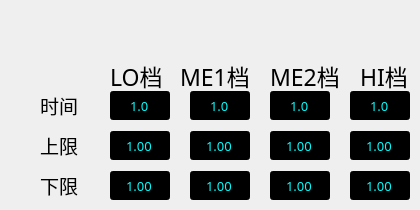
    <widget class="QWidget" name="tab_8">
     <attribute name="title">
      <string>电阻</string>
     </attribute>
     <widget class="QLabel" name="label_31">
      <property name="geometry">
       <rect>
        <x>360</x>
        <y>60</y>
        <width>51</width>
        <height>31</height>
       </rect>
      </property>
      <property name="font">
       <font>
        <family>微软雅黑</family>
        <pointsize>17</pointsize>
       </font>
      </property>
      <property name="text">
       <string>HI档</string>
      </property>
     </widget>
     <widget class="QDoubleSpinBox" name="Blower_77">
      <property name="geometry">
       <rect>
        <x>350</x>
        <y>130</y>
        <width>60</width>
        <height>31</height>
       </rect>
      </property>
      <property name="sizePolicy">
       <sizepolicy hsizetype="Preferred" vsizetype="Preferred">
        <horstretch>0</horstretch>
        <verstretch>0</verstretch>
       </sizepolicy>
      </property>
      <property name="maximumSize">
       <size>
        <width>16777215</width>
        <height>35</height>
       </size>
      </property>
      <property name="font">
       <font>
        <family>微软雅黑</family>
        <pointsize>10</pointsize>
        <weight>50</weight>
        <italic>false</italic>
        <bold>false</bold>
       </font>
      </property>
      <property name="styleSheet">
       <string notr="true">QDoubleSpinBox::enabled{
	font: 10pt &quot;微软雅黑&quot;;
	background-color: rgb(0, 0, 0);
	color: rgb(0, 255, 255);
}

QDoubleSpinBox::!enabled{
	font: 10pt &quot;微软雅黑&quot;;
	background-color: rgb(0, 0, 0);
	color: rgb(170, 127, 127);
}</string>
      </property>
      <property name="alignment">
       <set>Qt::AlignCenter</set>
      </property>
      <property name="buttonSymbols">
       <enum>QAbstractSpinBox::NoButtons</enum>
      </property>
      <property name="decimals">
       <number>2</number>
      </property>
      <property name="maximum">
       <double>99.989999999999995</double>
      </property>
      <property name="value">
       <double>1.000000000000000</double>
      </property>
     </widget>
     <widget class="QLabel" name="label_34">
      <property name="geometry">
       <rect>
        <x>180</x>
        <y>60</y>
        <width>81</width>
        <height>31</height>
       </rect>
      </property>
      <property name="font">
       <font>
        <family>微软雅黑</family>
        <pointsize>17</pointsize>
       </font>
      </property>
      <property name="text">
       <string>ME1档</string>
      </property>
     </widget>
     <widget class="QDoubleSpinBox" name="Blower_79">
      <property name="geometry">
       <rect>
        <x>110</x>
        <y>130</y>
        <width>60</width>
        <height>31</height>
       </rect>
      </property>
      <property name="sizePolicy">
       <sizepolicy hsizetype="Preferred" vsizetype="Preferred">
        <horstretch>0</horstretch>
        <verstretch>0</verstretch>
       </sizepolicy>
      </property>
      <property name="maximumSize">
       <size>
        <width>16777215</width>
        <height>35</height>
       </size>
      </property>
      <property name="font">
       <font>
        <family>微软雅黑</family>
        <pointsize>10</pointsize>
        <weight>50</weight>
        <italic>false</italic>
        <bold>false</bold>
       </font>
      </property>
      <property name="styleSheet">
       <string notr="true">QDoubleSpinBox::enabled{
	font: 10pt &quot;微软雅黑&quot;;
	background-color: rgb(0, 0, 0);
	color: rgb(0, 255, 255);
}

QDoubleSpinBox::!enabled{
	font: 10pt &quot;微软雅黑&quot;;
	background-color: rgb(0, 0, 0);
	color: rgb(170, 127, 127);
}</string>
      </property>
      <property name="alignment">
       <set>Qt::AlignCenter</set>
      </property>
      <property name="buttonSymbols">
       <enum>QAbstractSpinBox::NoButtons</enum>
      </property>
      <property name="decimals">
       <number>2</number>
      </property>
      <property name="maximum">
       <double>99.989999999999995</double>
      </property>
      <property name="value">
       <double>1.000000000000000</double>
      </property>
     </widget>
     <widget class="QDoubleSpinBox" name="Blower_75">
      <property name="geometry">
       <rect>
        <x>270</x>
        <y>90</y>
        <width>60</width>
        <height>31</height>
       </rect>
      </property>
      <property name="sizePolicy">
       <sizepolicy hsizetype="Preferred" vsizetype="Preferred">
        <horstretch>0</horstretch>
        <verstretch>0</verstretch>
       </sizepolicy>
      </property>
      <property name="maximumSize">
       <size>
        <width>16777215</width>
        <height>35</height>
       </size>
      </property>
      <property name="font">
       <font>
        <family>微软雅黑</family>
        <pointsize>10</pointsize>
        <weight>50</weight>
        <italic>false</italic>
        <bold>false</bold>
       </font>
      </property>
      <property name="styleSheet">
       <string notr="true">QDoubleSpinBox::enabled{
	font: 10pt &quot;微软雅黑&quot;;
	background-color: rgb(0, 0, 0);
	color: rgb(0, 255, 255);
}

QDoubleSpinBox::!enabled{
	font: 10pt &quot;微软雅黑&quot;;
	background-color: rgb(0, 0, 0);
	color: rgb(170, 127, 127);
}</string>
      </property>
      <property name="alignment">
       <set>Qt::AlignCenter</set>
      </property>
      <property name="buttonSymbols">
       <enum>QAbstractSpinBox::NoButtons</enum>
      </property>
      <property name="decimals">
       <number>1</number>
      </property>
      <property name="maximum">
       <double>999.899999999999977</double>
      </property>
      <property name="value">
       <double>1.000000000000000</double>
      </property>
     </widget>
     <widget class="QLabel" name="label_36">
      <property name="geometry">
       <rect>
        <x>40</x>
        <y>135</y>
        <width>55</width>
        <height>21</height>
       </rect>
      </property>
      <property name="font">
       <font>
        <family>微软雅黑</family>
        <pointsize>14</pointsize>
       </font>
      </property>
      <property name="text">
       <string>上限</string>
      </property>
     </widget>
     <widget class="QLabel" name="label_37">
      <property name="geometry">
       <rect>
        <x>270</x>
        <y>60</y>
        <width>71</width>
        <height>31</height>
       </rect>
      </property>
      <property name="font">
       <font>
        <family>微软雅黑</family>
        <pointsize>17</pointsize>
       </font>
      </property>
      <property name="text">
       <string>ME2档</string>
      </property>
     </widget>
     <widget class="QLabel" name="label_38">
      <property name="geometry">
       <rect>
        <x>40</x>
        <y>175</y>
        <width>55</width>
        <height>21</height>
       </rect>
      </property>
      <property name="font">
       <font>
        <family>微软雅黑</family>
        <pointsize>14</pointsize>
       </font>
      </property>
      <property name="text">
       <string>下限</string>
      </property>
     </widget>
     <widget class="QDoubleSpinBox" name="Blower_74">
      <property name="geometry">
       <rect>
        <x>190</x>
        <y>130</y>
        <width>60</width>
        <height>31</height>
       </rect>
      </property>
      <property name="sizePolicy">
       <sizepolicy hsizetype="Preferred" vsizetype="Preferred">
        <horstretch>0</horstretch>
        <verstretch>0</verstretch>
       </sizepolicy>
      </property>
      <property name="maximumSize">
       <size>
        <width>16777215</width>
        <height>35</height>
       </size>
      </property>
      <property name="font">
       <font>
        <family>微软雅黑</family>
        <pointsize>10</pointsize>
        <weight>50</weight>
        <italic>false</italic>
        <bold>false</bold>
       </font>
      </property>
      <property name="styleSheet">
       <string notr="true">QDoubleSpinBox::enabled{
	font: 10pt &quot;微软雅黑&quot;;
	background-color: rgb(0, 0, 0);
	color: rgb(0, 255, 255);
}

QDoubleSpinBox::!enabled{
	font: 10pt &quot;微软雅黑&quot;;
	background-color: rgb(0, 0, 0);
	color: rgb(170, 127, 127);
}</string>
      </property>
      <property name="alignment">
       <set>Qt::AlignCenter</set>
      </property>
      <property name="buttonSymbols">
       <enum>QAbstractSpinBox::NoButtons</enum>
      </property>
      <property name="decimals">
       <number>2</number>
      </property>
      <property name="maximum">
       <double>99.989999999999995</double>
      </property>
      <property name="value">
       <double>1.000000000000000</double>
      </property>
     </widget>
     <widget class="QDoubleSpinBox" name="Blower_76">
      <property name="geometry">
       <rect>
        <x>350</x>
        <y>90</y>
        <width>60</width>
        <height>31</height>
       </rect>
      </property>
      <property name="sizePolicy">
       <sizepolicy hsizetype="Preferred" vsizetype="Preferred">
        <horstretch>0</horstretch>
        <verstretch>0</verstretch>
       </sizepolicy>
      </property>
      <property name="maximumSize">
       <size>
        <width>16777215</width>
        <height>35</height>
       </size>
      </property>
      <property name="font">
       <font>
        <family>微软雅黑</family>
        <pointsize>10</pointsize>
        <weight>50</weight>
        <italic>false</italic>
        <bold>false</bold>
       </font>
      </property>
      <property name="styleSheet">
       <string notr="true">QDoubleSpinBox::enabled{
	font: 10pt &quot;微软雅黑&quot;;
	background-color: rgb(0, 0, 0);
	color: rgb(0, 255, 255);
}

QDoubleSpinBox::!enabled{
	font: 10pt &quot;微软雅黑&quot;;
	background-color: rgb(0, 0, 0);
	color: rgb(170, 127, 127);
}</string>
      </property>
      <property name="alignment">
       <set>Qt::AlignCenter</set>
      </property>
      <property name="buttonSymbols">
       <enum>QAbstractSpinBox::NoButtons</enum>
      </property>
      <property name="decimals">
       <number>1</number>
      </property>
      <property name="maximum">
       <double>999.899999999999977</double>
      </property>
      <property name="value">
       <double>1.000000000000000</double>
      </property>
     </widget>
     <widget class="QLabel" name="label_40">
      <property name="geometry">
       <rect>
        <x>40</x>
        <y>95</y>
        <width>55</width>
        <height>21</height>
       </rect>
      </property>
      <property name="font">
       <font>
        <family>微软雅黑</family>
        <pointsize>14</pointsize>
       </font>
      </property>
      <property name="text">
       <string>时间</string>
      </property>
     </widget>
     <widget class="QDoubleSpinBox" name="Blower_68">
      <property name="geometry">
       <rect>
        <x>270</x>
        <y>130</y>
        <width>60</width>
        <height>31</height>
       </rect>
      </property>
      <property name="sizePolicy">
       <sizepolicy hsizetype="Preferred" vsizetype="Preferred">
        <horstretch>0</horstretch>
        <verstretch>0</verstretch>
       </sizepolicy>
      </property>
      <property name="maximumSize">
       <size>
        <width>16777215</width>
        <height>35</height>
       </size>
      </property>
      <property name="font">
       <font>
        <family>微软雅黑</family>
        <pointsize>10</pointsize>
        <weight>50</weight>
        <italic>false</italic>
        <bold>false</bold>
       </font>
      </property>
      <property name="styleSheet">
       <string notr="true">QDoubleSpinBox::enabled{
	font: 10pt &quot;微软雅黑&quot;;
	background-color: rgb(0, 0, 0);
	color: rgb(0, 255, 255);
}

QDoubleSpinBox::!enabled{
	font: 10pt &quot;微软雅黑&quot;;
	background-color: rgb(0, 0, 0);
	color: rgb(170, 127, 127);
}</string>
      </property>
      <property name="alignment">
       <set>Qt::AlignCenter</set>
      </property>
      <property name="buttonSymbols">
       <enum>QAbstractSpinBox::NoButtons</enum>
      </property>
      <property name="decimals">
       <number>2</number>
      </property>
      <property name="maximum">
       <double>99.989999999999995</double>
      </property>
      <property name="value">
       <double>1.000000000000000</double>
      </property>
     </widget>
     <widget class="QDoubleSpinBox" name="Blower_71">
      <property name="geometry">
       <rect>
        <x>190</x>
        <y>170</y>
        <width>60</width>
        <height>31</height>
       </rect>
      </property>
      <property name="sizePolicy">
       <sizepolicy hsizetype="Preferred" vsizetype="Preferred">
        <horstretch>0</horstretch>
        <verstretch>0</verstretch>
       </sizepolicy>
      </property>
      <property name="maximumSize">
       <size>
        <width>16777215</width>
        <height>35</height>
       </size>
      </property>
      <property name="font">
       <font>
        <family>微软雅黑</family>
        <pointsize>10</pointsize>
        <weight>50</weight>
        <italic>false</italic>
        <bold>false</bold>
       </font>
      </property>
      <property name="styleSheet">
       <string notr="true">QDoubleSpinBox::enabled{
	font: 10pt &quot;微软雅黑&quot;;
	background-color: rgb(0, 0, 0);
	color: rgb(0, 255, 255);
}

QDoubleSpinBox::!enabled{
	font: 10pt &quot;微软雅黑&quot;;
	background-color: rgb(0, 0, 0);
	color: rgb(170, 127, 127);
}</string>
      </property>
      <property name="alignment">
       <set>Qt::AlignCenter</set>
      </property>
      <property name="buttonSymbols">
       <enum>QAbstractSpinBox::NoButtons</enum>
      </property>
      <property name="decimals">
       <number>2</number>
      </property>
      <property name="maximum">
       <double>99.989999999999995</double>
      </property>
      <property name="value">
       <double>1.000000000000000</double>
      </property>
     </widget>
     <widget class="QDoubleSpinBox" name="Blower_69">
      <property name="geometry">
       <rect>
        <x>350</x>
        <y>170</y>
        <width>60</width>
        <height>31</height>
       </rect>
      </property>
      <property name="sizePolicy">
       <sizepolicy hsizetype="Preferred" vsizetype="Preferred">
        <horstretch>0</horstretch>
        <verstretch>0</verstretch>
       </sizepolicy>
      </property>
      <property name="maximumSize">
       <size>
        <width>16777215</width>
        <height>35</height>
       </size>
      </property>
      <property name="font">
       <font>
        <family>微软雅黑</family>
        <pointsize>10</pointsize>
        <weight>50</weight>
        <italic>false</italic>
        <bold>false</bold>
       </font>
      </property>
      <property name="styleSheet">
       <string notr="true">QDoubleSpinBox::enabled{
	font: 10pt &quot;微软雅黑&quot;;
	background-color: rgb(0, 0, 0);
	color: rgb(0, 255, 255);
}

QDoubleSpinBox::!enabled{
	font: 10pt &quot;微软雅黑&quot;;
	background-color: rgb(0, 0, 0);
	color: rgb(170, 127, 127);
}</string>
      </property>
      <property name="alignment">
       <set>Qt::AlignCenter</set>
      </property>
      <property name="buttonSymbols">
       <enum>QAbstractSpinBox::NoButtons</enum>
      </property>
      <property name="decimals">
       <number>2</number>
      </property>
      <property name="maximum">
       <double>99.989999999999995</double>
      </property>
      <property name="value">
       <double>1.000000000000000</double>
      </property>
     </widget>
     <widget class="QDoubleSpinBox" name="Blower_72">
      <property name="geometry">
       <rect>
        <x>270</x>
        <y>170</y>
        <width>60</width>
        <height>31</height>
       </rect>
      </property>
      <property name="sizePolicy">
       <sizepolicy hsizetype="Preferred" vsizetype="Preferred">
        <horstretch>0</horstretch>
        <verstretch>0</verstretch>
       </sizepolicy>
      </property>
      <property name="maximumSize">
       <size>
        <width>16777215</width>
        <height>35</height>
       </size>
      </property>
      <property name="font">
       <font>
        <family>微软雅黑</family>
        <pointsize>10</pointsize>
        <weight>50</weight>
        <italic>false</italic>
        <bold>false</bold>
       </font>
      </property>
      <property name="styleSheet">
       <string notr="true">QDoubleSpinBox::enabled{
	font: 10pt &quot;微软雅黑&quot;;
	background-color: rgb(0, 0, 0);
	color: rgb(0, 255, 255);
}

QDoubleSpinBox::!enabled{
	font: 10pt &quot;微软雅黑&quot;;
	background-color: rgb(0, 0, 0);
	color: rgb(170, 127, 127);
}</string>
      </property>
      <property name="alignment">
       <set>Qt::AlignCenter</set>
      </property>
      <property name="buttonSymbols">
       <enum>QAbstractSpinBox::NoButtons</enum>
      </property>
      <property name="decimals">
       <number>2</number>
      </property>
      <property name="maximum">
       <double>99.989999999999995</double>
      </property>
      <property name="value">
       <double>1.000000000000000</double>
      </property>
     </widget>
     <widget class="QLabel" name="label_42">
      <property name="geometry">
       <rect>
        <x>110</x>
        <y>60</y>
        <width>61</width>
        <height>31</height>
       </rect>
      </property>
      <property name="font">
       <font>
        <family>微软雅黑</family>
        <pointsize>17</pointsize>
       </font>
      </property>
      <property name="text">
       <string>LO档</string>
      </property>
     </widget>
     <widget class="QDoubleSpinBox" name="Blower_70">
      <property name="geometry">
       <rect>
        <x>110</x>
        <y>90</y>
        <width>60</width>
        <height>31</height>
       </rect>
      </property>
      <property name="sizePolicy">
       <sizepolicy hsizetype="Preferred" vsizetype="Preferred">
        <horstretch>0</horstretch>
        <verstretch>0</verstretch>
       </sizepolicy>
      </property>
      <property name="maximumSize">
       <size>
        <width>16777215</width>
        <height>35</height>
       </size>
      </property>
      <property name="font">
       <font>
        <family>微软雅黑</family>
        <pointsize>10</pointsize>
        <weight>50</weight>
        <italic>false</italic>
        <bold>false</bold>
       </font>
      </property>
      <property name="styleSheet">
       <string notr="true">QDoubleSpinBox::enabled{
	font: 10pt &quot;微软雅黑&quot;;
	background-color: rgb(0, 0, 0);
	color: rgb(0, 255, 255);
}

QDoubleSpinBox::!enabled{
	font: 10pt &quot;微软雅黑&quot;;
	background-color: rgb(0, 0, 0);
	color: rgb(170, 127, 127);
}</string>
      </property>
      <property name="alignment">
       <set>Qt::AlignCenter</set>
      </property>
      <property name="buttonSymbols">
       <enum>QAbstractSpinBox::NoButtons</enum>
      </property>
      <property name="decimals">
       <number>1</number>
      </property>
      <property name="maximum">
       <double>999.899999999999977</double>
      </property>
      <property name="value">
       <double>1.000000000000000</double>
      </property>
     </widget>
     <widget class="QDoubleSpinBox" name="Blower_78">
      <property name="geometry">
       <rect>
        <x>190</x>
        <y>90</y>
        <width>60</width>
        <height>31</height>
       </rect>
      </property>
      <property name="sizePolicy">
       <sizepolicy hsizetype="Preferred" vsizetype="Preferred">
        <horstretch>0</horstretch>
        <verstretch>0</verstretch>
       </sizepolicy>
      </property>
      <property name="maximumSize">
       <size>
        <width>16777215</width>
        <height>35</height>
       </size>
      </property>
      <property name="font">
       <font>
        <family>微软雅黑</family>
        <pointsize>10</pointsize>
        <weight>50</weight>
        <italic>false</italic>
        <bold>false</bold>
       </font>
      </property>
      <property name="styleSheet">
       <string notr="true">QDoubleSpinBox::enabled{
	font: 10pt &quot;微软雅黑&quot;;
	background-color: rgb(0, 0, 0);
	color: rgb(0, 255, 255);
}

QDoubleSpinBox::!enabled{
	font: 10pt &quot;微软雅黑&quot;;
	background-color: rgb(0, 0, 0);
	color: rgb(170, 127, 127);
}</string>
      </property>
      <property name="alignment">
       <set>Qt::AlignCenter</set>
      </property>
      <property name="buttonSymbols">
       <enum>QAbstractSpinBox::NoButtons</enum>
      </property>
      <property name="decimals">
       <number>1</number>
      </property>
      <property name="maximum">
       <double>999.899999999999977</double>
      </property>
      <property name="value">
       <double>1.000000000000000</double>
      </property>
     </widget>
     <widget class="QDoubleSpinBox" name="Blower_73">
      <property name="geometry">
       <rect>
        <x>110</x>
        <y>170</y>
        <width>60</width>
        <height>31</height>
       </rect>
      </property>
      <property name="sizePolicy">
       <sizepolicy hsizetype="Preferred" vsizetype="Preferred">
        <horstretch>0</horstretch>
        <verstretch>0</verstretch>
       </sizepolicy>
      </property>
      <property name="maximumSize">
       <size>
        <width>16777215</width>
        <height>35</height>
       </size>
      </property>
      <property name="font">
       <font>
        <family>微软雅黑</family>
        <pointsize>10</pointsize>
        <weight>50</weight>
        <italic>false</italic>
        <bold>false</bold>
       </font>
      </property>
      <property name="styleSheet">
       <string notr="true">QDoubleSpinBox::enabled{
	font: 10pt &quot;微软雅黑&quot;;
	background-color: rgb(0, 0, 0);
	color: rgb(0, 255, 255);
}

QDoubleSpinBox::!enabled{
	font: 10pt &quot;微软雅黑&quot;;
	background-color: rgb(0, 0, 0);
	color: rgb(170, 127, 127);
}</string>
      </property>
      <property name="alignment">
       <set>Qt::AlignCenter</set>
      </property>
      <property name="buttonSymbols">
       <enum>QAbstractSpinBox::NoButtons</enum>
      </property>
      <property name="decimals">
       <number>2</number>
      </property>
      <property name="maximum">
       <double>99.989999999999995</double>
      </property>
      <property name="value">
       <double>1.000000000000000</double>
      </property>
     </widget>
    </widget>
